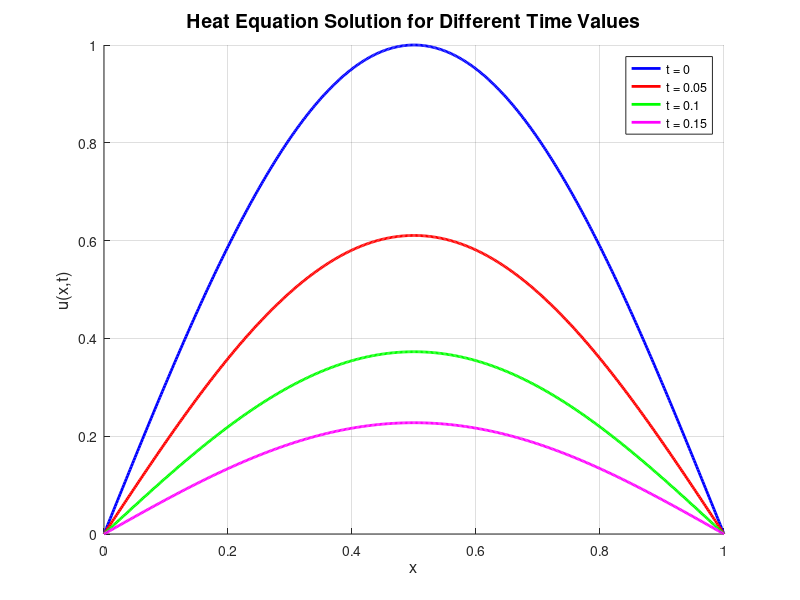

Recreate this plot in MATLAB.
k = 1;
x = linspace(0, 1, 500);

% Time values for separate colors
times = [0, 0.05, 0.10, 0.15];
colors = {'b', 'r', 'g', 'm'}; % blue, red, green, magenta

figure;
hold on;

for i = 1:length(times)
    t = times(i);
    u = sin(pi .* x) .* exp(-k * (pi^2) * t);
    plot(x, u, 'Color', colors{i}, 'LineWidth', 2, ...
        'DisplayName', ['t = ' num2str(t)]);
end

xlabel('x', 'FontSize', 12);
ylabel('u(x,t)', 'FontSize', 12);
title('Heat Equation Solution for Different Time Values', 'FontSize', 14);
grid on;
legend show;
hold off;
